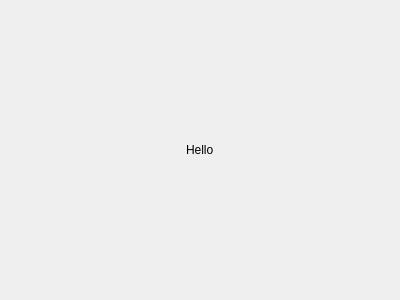
<?xml version="1.0" encoding="UTF-8"?>
<ui version="4.0">
 <class>MainWindow</class>
 <widget class="QWidget" name="MainWindow">
  <property name="geometry">
   <rect>
    <x>0</x>
    <y>0</y>
    <width>400</width>
    <height>300</height>
   </rect>
  </property>
  <property name="minimumSize">
   <size>
    <width>400</width>
    <height>300</height>
   </size>
  </property>
  <property name="windowTitle">
   <string/>
  </property>
  <layout class="QHBoxLayout" name="horizontalLayout">
   <item>
    <spacer name="horizontalSpacer">
     <property name="orientation">
      <enum>Qt::Horizontal</enum>
     </property>
     <property name="sizeHint" stdset="0">
      <size>
       <width>40</width>
       <height>20</height>
      </size>
     </property>
    </spacer>
   </item>
   <item>
    <widget class="QLabel" name="label">
     <property name="text">
      <string>Hello</string>
     </property>
     <property name="textFormat">
      <enum>Qt::PlainText</enum>
     </property>
     <property name="alignment">
      <set>Qt::AlignLeading|Qt::AlignLeft|Qt::AlignVCenter</set>
     </property>
     <property name="textInteractionFlags">
      <set>Qt::LinksAccessibleByMouse|Qt::TextSelectableByMouse</set>
     </property>
    </widget>
   </item>
   <item>
    <spacer name="horizontalSpacer_2">
     <property name="orientation">
      <enum>Qt::Horizontal</enum>
     </property>
     <property name="sizeHint" stdset="0">
      <size>
       <width>40</width>
       <height>20</height>
      </size>
     </property>
    </spacer>
   </item>
  </layout>
 </widget>
 <resources/>
 <connections/>
</ui>
